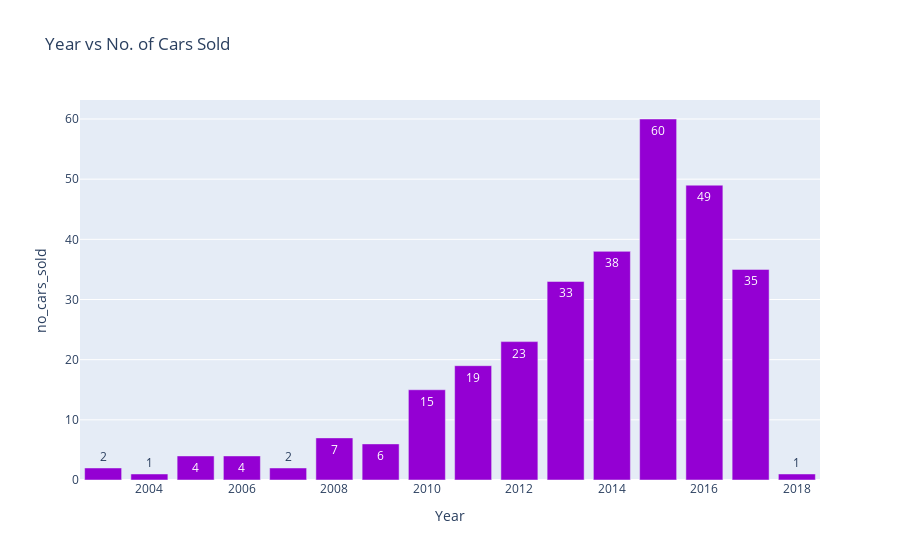

The cell this chart's notebook holds for it:
### Code cell
year = data.Year.value_counts().keys()
no_cars_sold = data.Year.value_counts().values
labels = [str(val) for val in no_cars_sold]

fig = px.bar(x=year, y=no_cars_sold, text=labels, title='Year vs No. of Cars Sold', template='plotly', color_discrete_sequence=['darkviolet'])

# Set the labels for the y-axis and x-axis
fig.update_yaxes(title_text='no_cars_sold')
fig.update_xaxes(title_text='Year')

# Show the plot
fig.show()

### Figure 1 — Plotly figure (JSON) as saved in the notebook; plotly's stock layout.template omitted (floating-point values rounded to 4 significant figures)
{"data": [{"alignmentgroup": "True", "hovertemplate": "x=%{x}<br>y=%{y}<br>text=%{text}<extra></extra>", "legendgroup": "", "marker": {"color": "darkviolet", "pattern": {"shape": ""}}, "name": "", "offsetgroup": "", "orientation": "v", "showlegend": false, "text": ["60", "49", "38", "35", "33", "23", "19", "15", "7", "6", "4", "4", "2", "2", "1", "1"], "textposition": "auto", "type": "bar", "x": [2015, 2016, 2014, 2017, 2013, 2012, 2011, 2010, 2008, 2009, 2006, 2005, 2003, 2007, 2018, 2004], "xaxis": "x", "y": [60, 49, 38, 35, 33, 23, 19, 15, 7, 6, 4, 4, 2, 2, 1, 1], "yaxis": "y"}], "layout": {"barmode": "relative", "legend": {"tracegroupgap": 0}, "title": {"text": "Year vs No. of Cars Sold"}, "xaxis": {"anchor": "y", "domain": [0, 1], "title": {"text": "Year"}}, "yaxis": {"anchor": "x", "domain": [0, 1], "title": {"text": "no_cars_sold"}}}}
